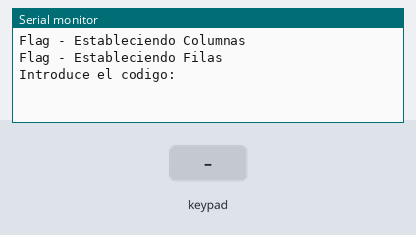
Simulated run of this sketch. Board: Arduino Uno, built with avr-gcc and run on an emulated ATmega328P. Shown: the last lines printed to the serial monitor. Wiring (inferred from the names in the program): 4×4 keypad with keys 1 2 3 A 4 5 6 B 7 8 9 C * 0 # D: rows pin 9, pin 8, pin 7, pin 6; columns pin 5, pin 4, pin 3, pin 2. Inputs (shaded band) come from the test bench.

Above: at 1.2 s.
1.3 s: key '1' pressed
At 2.3 s:
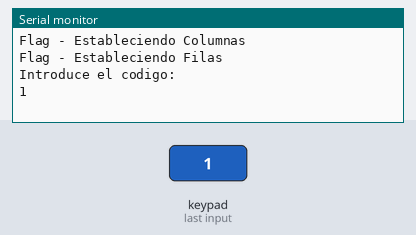
2.8 s: key 'A' pressed
At 4.0 s:
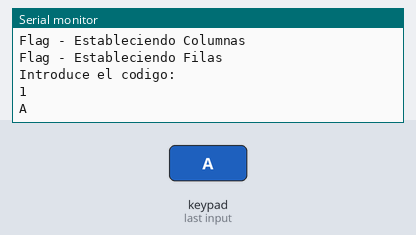
4.3 s: keypad keys 9 8 7 6 # pressed 0.4 s apart
At 7.4 s:
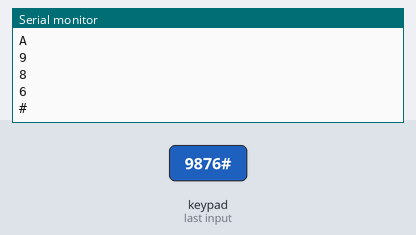
7.8 s: keypad keys 9 8 7 6 * pressed 0.4 s apart
At 10.7 s:
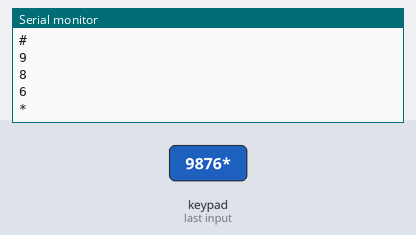
11.3 s: key 'B' pressed
At 11.7 s:
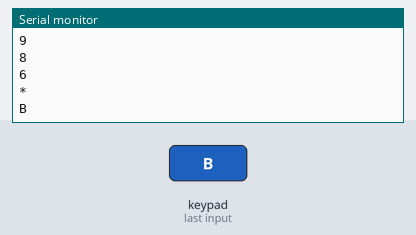
12.8 s: keypad keys 9 8 7 6 D pressed 0.4 s apart
At 15.1 s:
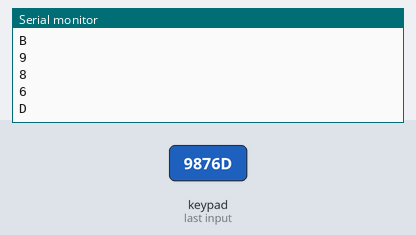
Timing chart, 0 to 16.6 s (numbered marks = the images above; inputs shaded):
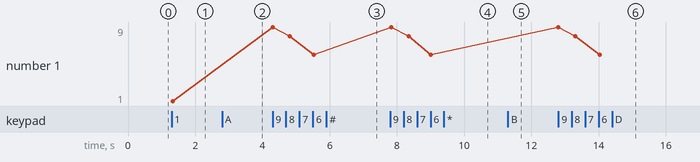

The sketch:

antirebote.ino
```cpp
//Declaramos las variables que vamos a utilizar.

// Controlar el tiempo: Control de tareas periodicas (REAL TIME)
const unsigned long period = 50; // milisegundos
unsigned long prevMillis = 0;
unsigned long millisPresionado = 0;
// A byte stores an 8-bit unsigned number, from 0 to 255.
      // ¿¿¿¿ Por que lo ponen de mayor a menor ??
byte rowsPins[] = {9,8,7,6};
byte columnsPins[] = {5,4,3,2};

// Global vars
byte iRow = 0, iCol = 0;
static byte i = 0;

// No se pueden modificar
const byte nRows = 4;
const byte nCols = 4;

// Teclado alfanumerico
char keys[nRows][nCols]={{'1','2','3','A'},
                   {'4','5','6','B'},
                   {'7','8','9','C'},
                   {'*','0','#','D'}};

// Array auxiliar para guardar valor de teclas pulsadas
char code[12];                                               // Array auxiliar.
// Inicializacion
void setup()
{

  Serial.begin(9600);

  Serial.println("Flag - Estableciendo Columnas");  // Filas en pullup
  // Columnas en alta impedancia
  for (byte nc = 0; nc < nCols; nc++)
  {
    pinMode(columnsPins[nc],INPUT_PULLUP); // Pines: 5, 4, 3, 2
    //digitalWrite(columnsPins[c], HIGH);
  }

  Serial.println("Flag - Estableciendo Filas");  // Filas en pullup
  for (byte nr = 0; nr < nRows; nr++)
  {
    pinMode(rowsPins[nr], OUTPUT); // Pines: 9, 8, 7, 6
    digitalWrite(rowsPins[nr], HIGH); // uno logico
  }

  //Para que salga en pantalla una vez.
  Serial.println("Introduce el codigo:");
}

void loop()
{
  if (millis() - prevMillis > period)   // Espera no bloqueante
  {
    prevMillis = millis(); // Si esta delante de la accion, tienes en cuenta el tiempo que dura la accion
    if (readKeypad())   // Detección de tecla pulsada. Bool
    {
      Serial.println(keys[iRow][iCol]);   // Mostrar tecla
    }
  }

}

// Leer el estado del teclado
bool readKeypad()
{
  // Variable local
  bool rst = false;
  bool presionado = false;

  int periodoPresionado = 500; // milisegundos

  // Barrido de filas: nRows = 4 . Si haces la busqueda 0 < 4 = 0, 1, 2, 3 == 0 <=3
  for (byte r = 0; r < nRows; r++)
  {
    // Poner fila a LOW
    digitalWrite(rowsPins[r],LOW);

    // Barrer todas las columnas comprobando pulsaciones
    for (byte c = 0; c < nCols; c++)
    {
      // Buscas el 0 logico en cada columna
      // Controlas el antirebote con millis
      if (digitalRead(columnsPins[c]) == LOW && ((millis() - millisPresionado) > periodoPresionado))
      {
        millisPresionado = millis(); // Actualizas

        // Cojes las var de ese momento
        rst = true;
        iRow = r; // r = 0
        iCol = c; // c = 4
      }
    }

    // Devolver la fola a alta impedancia
    digitalWrite(rowsPins[r], HIGH);

  }
  return rst;
}

void estado_fila(byte i){

    Serial.print("Fila: ");
    Serial.print(i);
    Serial.print(" estado: ");
    Serial.println(digitalRead(rowsPins[i]));
}
```

Measured:
- after the input at 1.3 s, the serial monitor: prints a new line at once (image 1)
- after the input at 2.8 s, the serial monitor: prints a new line at once (image 2)
- after the input at 4.3 s, the serial monitor: prints a new line at once (image 3)
- after the input at 7.8 s, the serial monitor: prints a new line at once (image 4)
- after the input at 11.3 s, the serial monitor: prints a new line at once (image 5)
- after the input at 12.8 s, the serial monitor: prints a new line at once (image 6)
- plotted number 1: 1 → 6 after the input at 4.3 s
